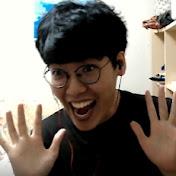
#> input picture Ggol.jpg, 176 x 176 px
$ python histogram_equalization.py
#> lines starting #> are read from the running program, lines starting #| are printed output that depends on the picture
import cv2 as cv
import numpy as np
import matplotlib.pyplot as plt

img = cv.imread('Ggol.jpg')
#> img is the input picture: shape (176, 176, 3); mean B, G, R 102.6, 111.7, 119.9

plt.subplots(1, 4, figsize=(30, 5))
gray = cv.cvtColor(img, cv.COLOR_BGR2GRAY)
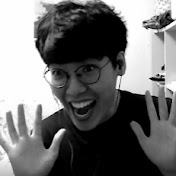
#> gray: shape (176, 176); min 0, max 255, mean 113.1
axs =plt.subplot(1, 4, 1)
axs.set_title('Original')
plt.imshow(gray, cmap='gray')
plt.xticks([])
plt.yticks([])
h = cv.calcHist([gray], [0], None, [256], [0, 256])
#> h = 256 values, max 5618 at index 0, min 11 at index 163, mean 121
plt.subplot(1, 4, 2)
plt.title('Histogram')
plt.plot(h, color='r')
plt.xlim([0, 256])
equal = cv.equalizeHist(gray)
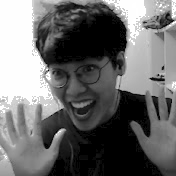
#> equal: shape (176, 176); min 0, max 255, mean 108.1
plt.subplot(1, 4, 3)
plt.title('Equalized')
plt.imshow(equal, cmap='gray')
plt.xticks([])
plt.yticks([])
h = cv.calcHist([equal], [0], None, [256], [0, 256])
#> h = 256 values, max 5618 at index 0, min 0 at index 1, mean 121
plt.subplot(1, 4, 4)
plt.title('Histogram')
plt.plot(h, color='r')
plt.xlim([0, 256])
plt.show()
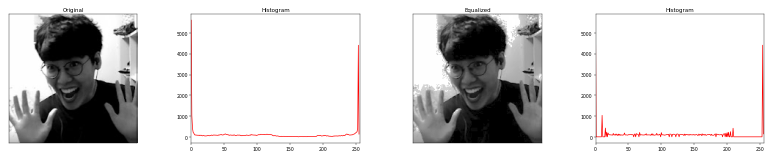
#> figure drawn by matplotlib, 4 panels; panel 2: curve peaks at x = 0, y = 5618; panel 4: curve peaks at x = 0, y = 5618
